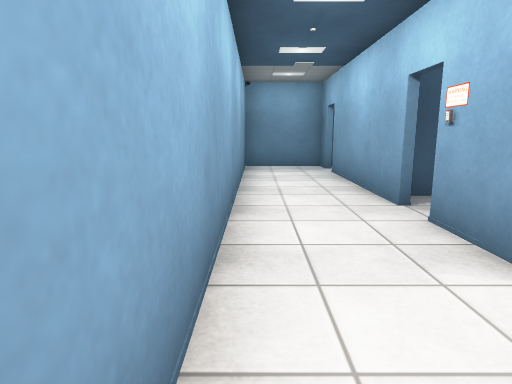
View 1 (above)

19 first-person views from a walk through a Unity game level. The camera is 1.2 m above the floor, tilts 10° down and sees 75° across. Doors are open. The floor is counted in squares, 1 m on a side. Each view is taken from the middle of a square. On the plan, view 1 faces up. The plan holds only what a view shows up to about 14 squares ahead; the rest is blank. The player is left out. Some surface patterns are stand-ins.

View 2
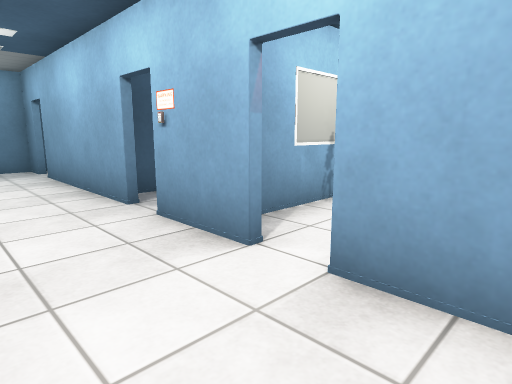

View 3
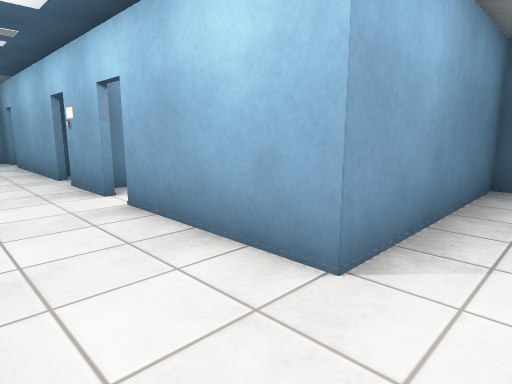

View 4
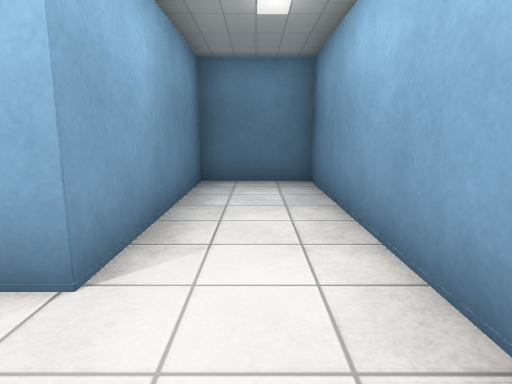

View 5
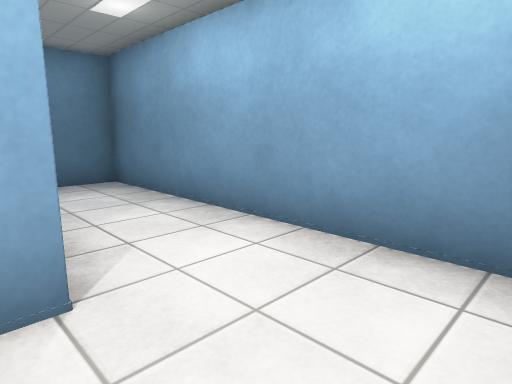

View 6
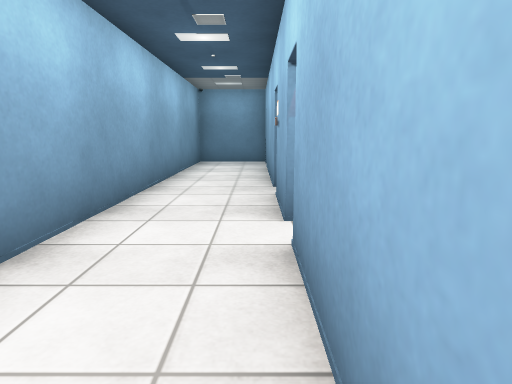

View 7
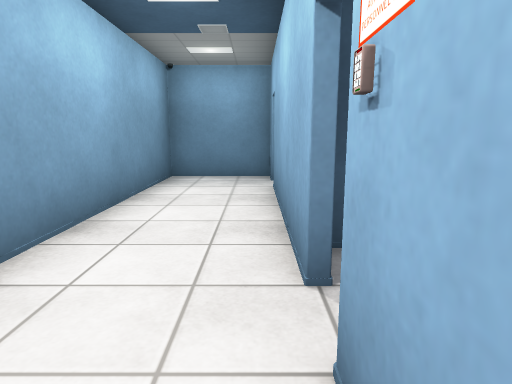

View 8
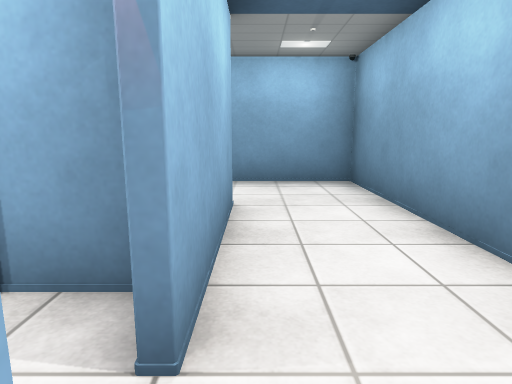

View 9
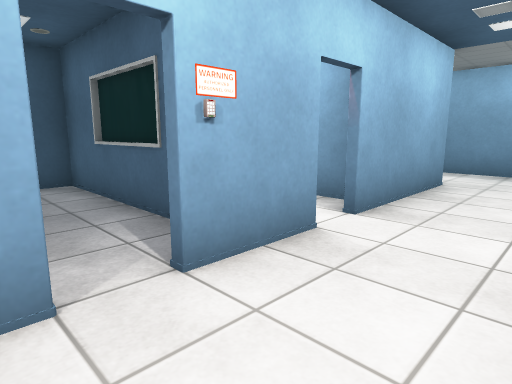

View 10
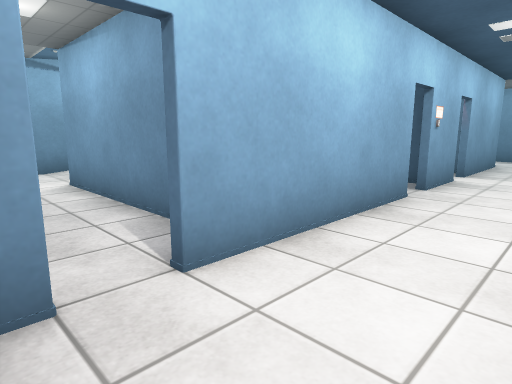

View 11
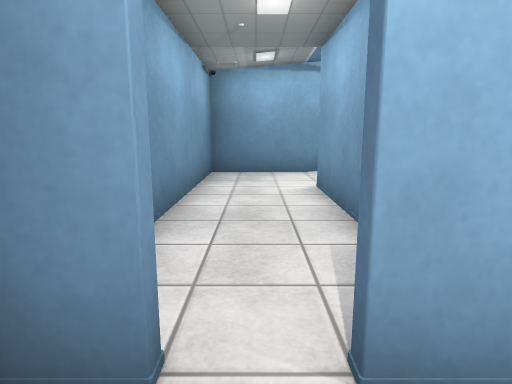

View 12
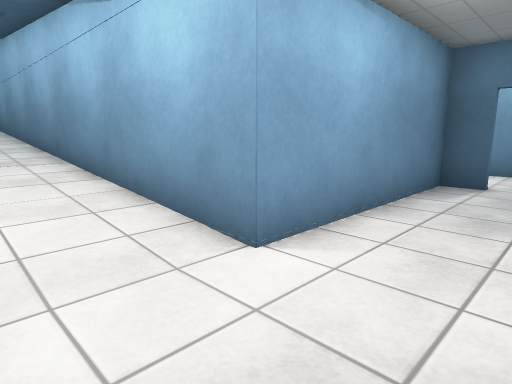

View 13
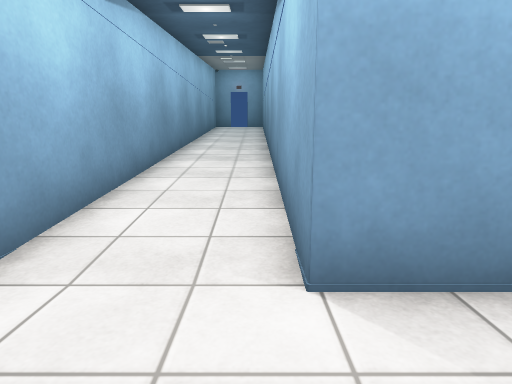

View 14
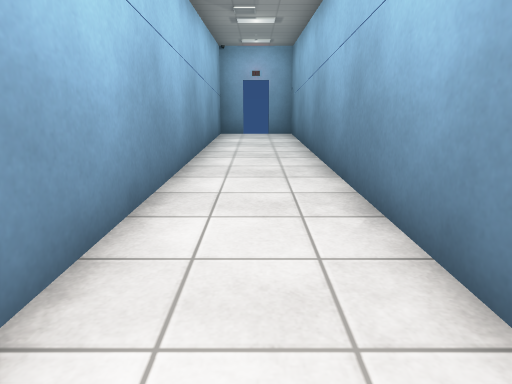

View 15
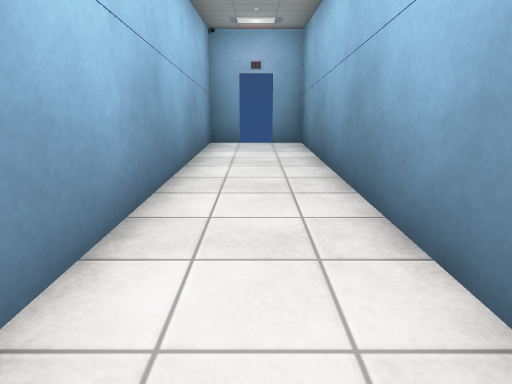

View 16
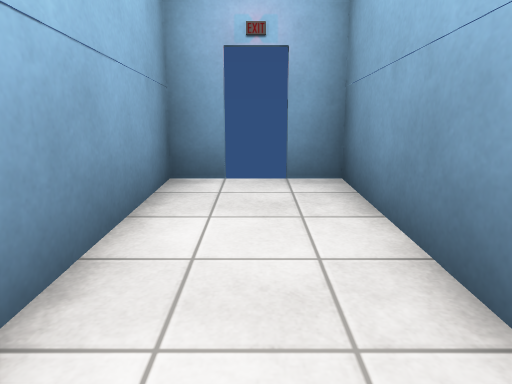

View 17
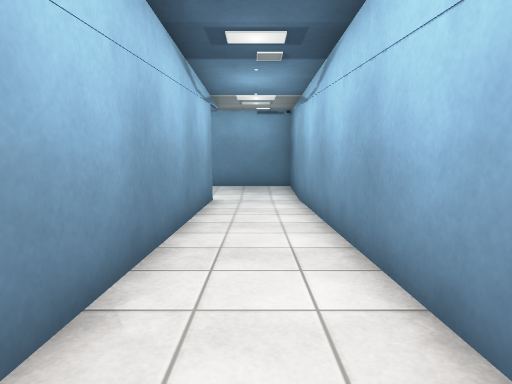

View 18
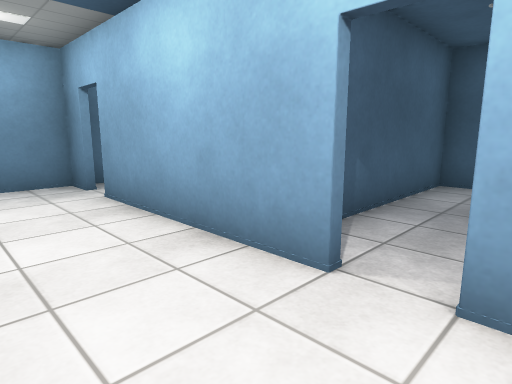

View 19
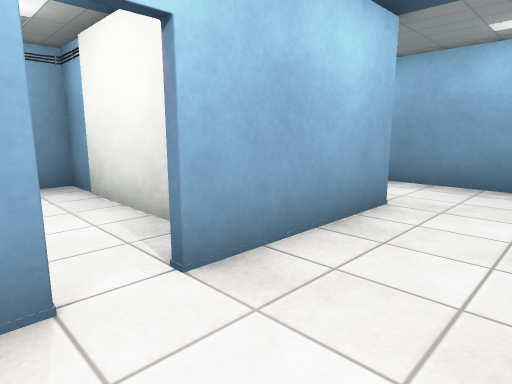

### Floor plan
Key: @ floor where view 1 was taken; # wall or solid block; . main floor; : floor 0.25 m higher than the main floor; + floor 0.5 m higher than the main floor; * floor 0.75 m higher than the main floor; % floor 1 m higher than the main floor; & floor 1.25 m higher than the main floor; $ floor 1.5 m higher than the main floor; D open door; O other object.
Columns run from 1 left of view 1 to 12 right of it. Each row starts with its distance up from view 1.
 13 #####  #######
 12 #...#........#
 11 #..DD........#
 10 #...#........#
  9 #...######...#
  8 #...######:::#
  7 #...######:::#
  6 #...#....##::#
  5 #..DD.....#++#
  4 #..O .##..#++#
  3 #... ## ###++#
  2 #..DD.....#**#
  1 #...#####.#**#
  0 #@..##  ###**#
 -1 #...##   #%%%#
 -2 #...######%%%#
 -3 #........##%%#
 -4 #.........#&&#
 -5 #.........#&&#
 -6 ###########&&#
 -7          #$$$#
 -8          #$D$#
 -9          ##D##

Positions as (right, up) in squares from view 1, and headings:
1: (0, 0), facing up
2: (0, 0), facing up-right
3: (0, -4), facing up-right
4: (0, -4), facing right
5: (0, -2), facing down-right
6: (2, -2), facing up
7: (2, 3), facing up
8: (2, 3), facing down
9: (0, 6), facing down-right
10: (0, 12), facing down-right
11: (1, 11), facing right
12: (11, 12), facing down-left
13: (9, 12), facing down
14: (10, 5), facing down
15: (10, 2), facing down
16: (10, -3), facing down
17: (10, -1), facing up
18: (0, 4), facing up-right
19: (0, 3), facing down-right
